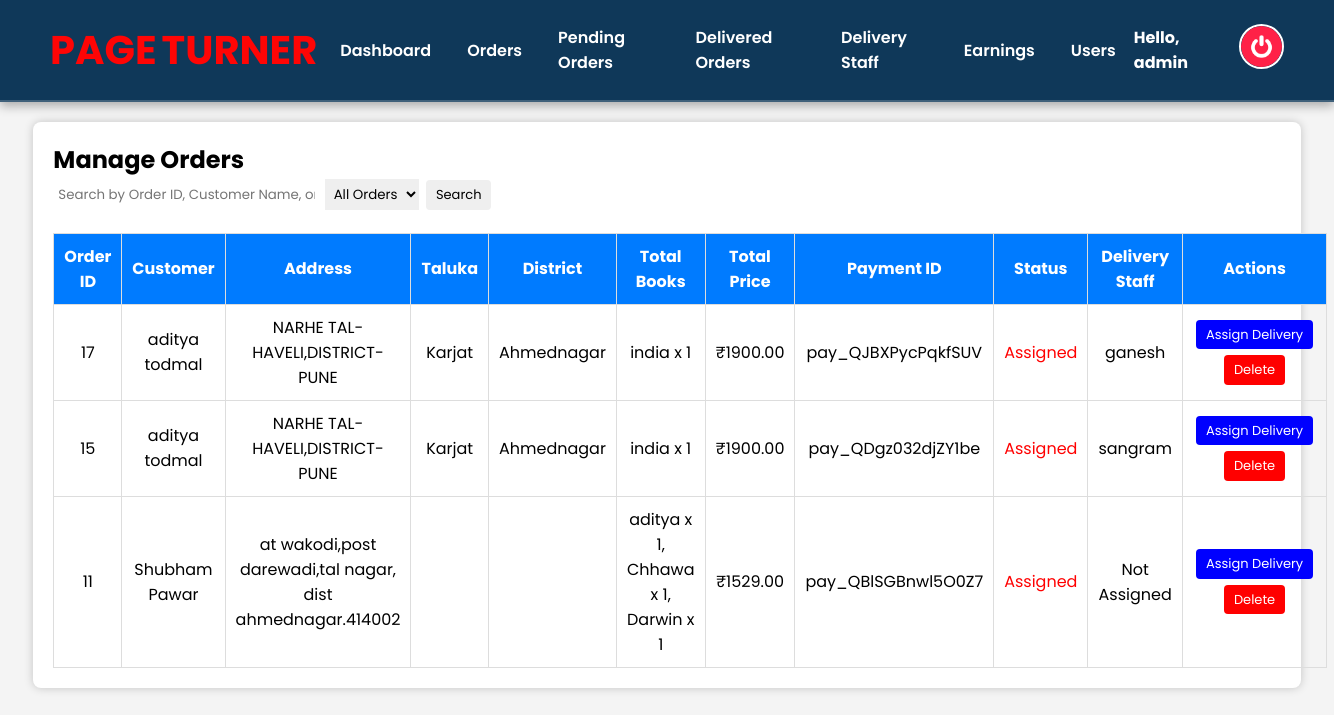
The app's page /admin_manage_orders.php?filter_status=Assigned (signed in) with its own data.
### tables this page shows
CREATE TABLE `confirm_order` (
  `id` int(11) NOT NULL,
  `user_id` int(11) NOT NULL,
  `name` varchar(255) NOT NULL,
  `number` varchar(15) NOT NULL,
  `email` varchar(255) NOT NULL,
  `address` text NOT NULL,
  `total_books` text NOT NULL,
  `total_price` decimal(10,2) NOT NULL,
  `order_date` date NOT NULL DEFAULT curdate(),
  `payment_id` varchar(255) DEFAULT NULL,
  `payment_status` enum('pending','success','failed') NOT NULL DEFAULT 'pending',
  `delivery_staff_id` int(11) DEFAULT NULL,
  `order_status` varchar(50) DEFAULT 'Pending',
  `district` varchar(255) NOT NULL,
  `taluka` varchar(255) NOT NULL
);

CREATE TABLE `delivery_staff` (
  `id` int(11) NOT NULL,
  `name` varchar(255) NOT NULL,
  `email` varchar(255) NOT NULL,
  `phone` varchar(15) NOT NULL,
  `password` varchar(255) NOT NULL,
  `status` enum('Active','Inactive') DEFAULT 'Active',
  `created_at` timestamp NOT NULL DEFAULT current_timestamp(),
  `state` varchar(255) NOT NULL DEFAULT 'Maharashtra',
  `district` varchar(255) NOT NULL,
  `taluka` text DEFAULT NULL
);

### admin_manage_orders.php (the view, shortened to what this page needs)
<?php
include 'config.php';
$search_query = "";
$filter_query = "";
if (!empty($_GET['filter_status']) && $_GET['filter_status'] !== 'all') {
    $filter_status = mysqli_real_escape_string($conn, $_GET['filter_status']);
    $filter_query = $search_query ? "AND confirm_order.order_status = '$filter_status'" : "WHERE confirm_order.order_status = '$filter_status'";
}
$order_query = "
    SELECT confirm_order.*, delivery_staff.name AS delivery_staff_name, confirm_order.taluka, confirm_order.district
    FROM confirm_order
    LEFT JOIN delivery_staff ON confirm_order.delivery_staff_id = delivery_staff.id
    $search_query $filter_query
    ORDER BY confirm_order.order_date DESC
";
$orders = mysqli_query($conn, $order_query) or die(mysqli_error($conn));
?>
<!DOCTYPE html>
<html lang="en">
<head>
    <link rel="stylesheet" href="css/admin.css">
</head>
<body>
<?php include 'admin_header.php'; ?>
<div class="container">
    <h2>Manage Orders</h2>
    <div class="search-box">
        <form method="GET">
            <input type="text" name="search" placeholder="Search by Order ID, Customer Name, or Payment ID">
            <select name="filter_status">
                <option value="all">All Orders</option>
            </select>
            <button type="submit" class="btn">Search</button>
        </form>
    </div>
    <table>
        <tr>
            <th>Order ID</th>
            <th>Customer</th>
            <th>Address</th>
            <th>Taluka</th>
            <th>District</th>
            <th>Total Books</th>
            <th>Total Price</th>
            <th>Payment ID</th>
            <th>Status</th>
            <th>Delivery Staff</th>
            <th>Actions</th>
        </tr>
        <?php while ($row = mysqli_fetch_assoc($orders)) { ?>
            <tr>
                <td><?php echo $row['id']; ?></td>
                <td><?php echo $row['name']; ?></td>
                <td><?php echo $row['address']; ?></td>
                <td><?php echo $row['taluka']; ?></td>
                <td><?php echo $row['district']; ?></td>
                <td><?php echo $row['total_books']; ?></td>
                <td>₹<?php echo $row['total_price']; ?></td>
                <td><?php echo $row['payment_id']; ?></td>
                <td style="color:
                    <?php
                        if ($row['order_status'] == 'delivered') {
                            echo 'green';
                        } elseif ($row['order_status'] == 'assigned') {
                            echo '#FFD700';
                        } else {
                            echo 'red';
                        }
                    ?>;">
                    <?php echo ucfirst($row['order_status']); ?>
                </td>
                <td><?php echo !empty($row['delivery_staff_name']) ? $row['delivery_staff_name'] : 'Not Assigned'; ?></td>
                <td>
                    <a href="assign_delivery.php?order_id=<?= $row['id']; ?>" class="btn btn-assign">Assign Delivery</a>
                    <form method="POST" onsubmit="return confirm('Are you sure you want to delete this order?');">
                        <button type="submit" name="delete_order" class="btn btn-delete">Delete</button>
                    </form>
                </td>
            </tr>
        <?php } ?>
    </table>
</div>
</body>
</html>

### css/admin.css (style rules this page uses)
* { text-decoration: none; margin: 0; padding: 0; font-family: "Poppins", sans-serif; box-sizing: border-box; outline: none; border: none; }
.btn:not(:disabled):not(.disabled) { cursor: pointer; }
.btn { display: inline-block; font-weight: 400; text-align: center; white-space: nowrap; vertical-align: middle; user-select: none; border: 1px solid transparent; padding: 0.375rem 0.75rem; font-size: 13px; margin: 3px; line-height: 1.5; border-radius: 0.25rem; transition: color 0.15s ease-in-out, background-color 0.15s ease-in-out, border-color 0.15s ease-in-out, box-shadow 0.15s ease-in-out; }
a { color: #ff0000; text-decoration: none; background-color: transparent; }

### admin_manage_orders.php (style rules this page uses)
body { font-family: Arial, sans-serif; background-color: #f4f4f4; margin: 0; padding: 0; }
.container { width: 95%; margin: 20px auto; background: white; padding: 20px; border-radius: 8px; box-shadow: 0px 0px 10px rgba(0, 0, 0, 0.2); }
table { width: 100%; border-collapse: collapse; margin-top: 20px; }
th, td { padding: 10px; border: 1px solid #ddd; text-align: center; }
th { background-color: #007bff; color: white; }
select, input { padding: 5px; }
.btn { padding: 5px 10px; border: none; cursor: pointer; }
.btn-assign { background: blue; color: white; }
.btn-delete { background: red; color: white; }
.search-box { margin-bottom: 20px; display: flex; gap: 10px; }

### admin_header.php (style rules this page uses)
* { text-decoration: none; margin: 0; padding: 0; box-sizing: border-box; font-family: 'Poppins', sans-serif; }

### records on screen
confirm_order: id "17", name "aditya todmal", address "NARHE TAL-HAVELI,DISTRICT-PUNE", taluka "Karjat", district "Ahmednagar", total_books "india x 1", total_price "1900.00", payment "pay_QJBXPycPqkfSUV", order_status "Assigned", delivery_staff.name "ganesh"
confirm_order: id "15", name "aditya todmal", address "NARHE TAL-HAVELI,DISTRICT-PUNE", taluka "Karjat", district "Ahmednagar", total_books "india x 1", total_price "1900.00", payment "pay_QDgz032djZY1be", order_status "Assigned", delivery_staff.name "sangram"
confirm_order: id "11", name "Shubham Pawar", address "at wakodi,post darewadi,tal nagar, dist ahmednagar.414002", total_books "aditya x 1, Chhawa x 1, Darwin x 1", total_price "1529.00", payment "pay_QBlSGBnwl5O0Z7", order_status "Assigned", shows "Not Assigned"

### other values on screen
$_SESSION['admin_name'] "admin"
